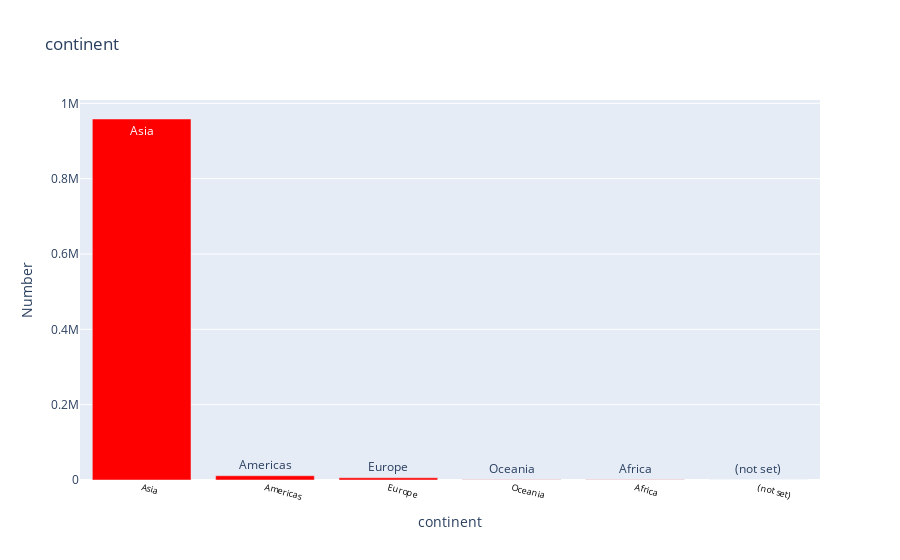
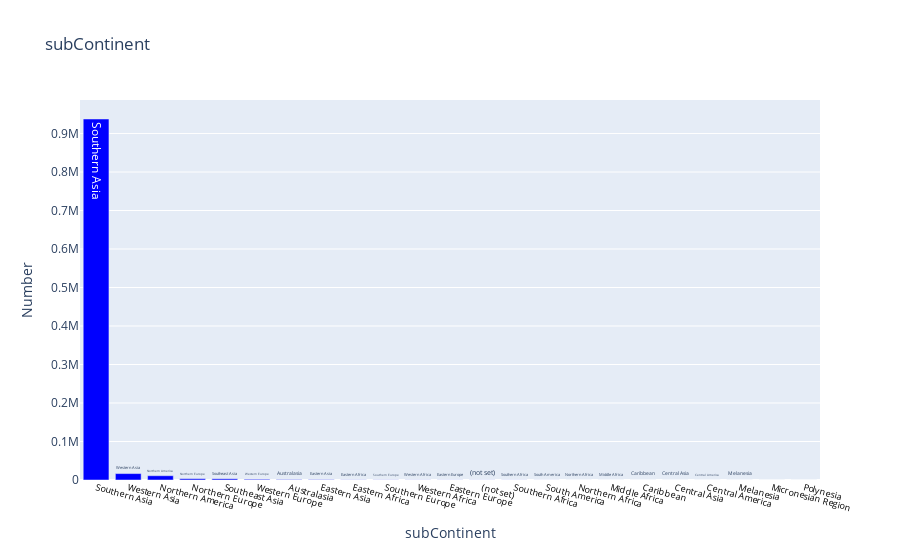
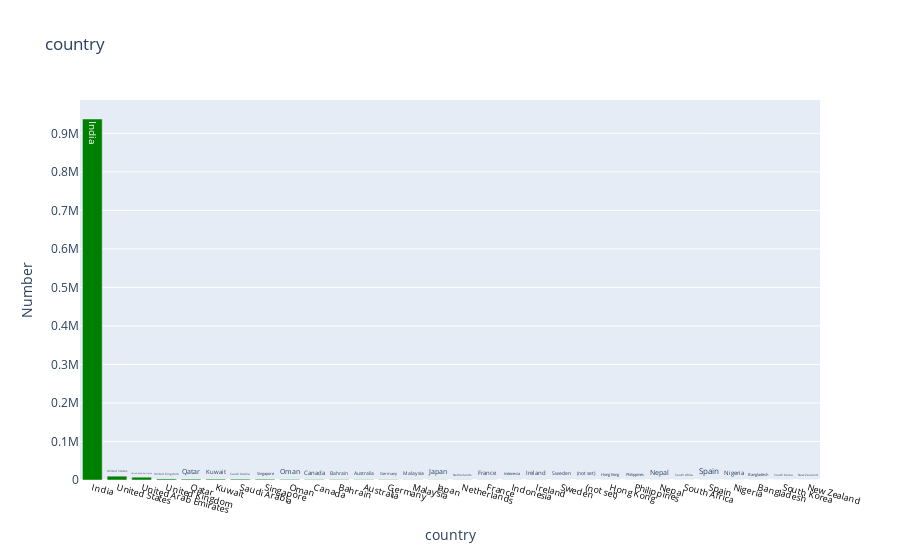

The cell these charts' notebook holds for them, in order:
### Markdown cell above
These columns are candidates to be dropped from the model. For the rest of the columns, we show the number of the visits per each attribute. Note: We limit the number of shown values/categories to 50, showing the most numerous first.

### Code cell
var_cols = [item for item in geo_cols if item not in const_geo_cols]
show_features(df,var_cols)

### Figure 1 — Plotly figure (JSON) as saved in the notebook; plotly's stock layout.template omitted (floating-point values rounded to 4 significant figures)
{"data": [{"marker": {"color": "red"}, "text": ["Asia", "Americas", "Europe", "Oceania", "Africa", "(not set)"], "type": "bar", "x": ["Asia", "Americas", "Europe", "Oceania", "Africa", "(not set)"], "y": [958422, 11286, 5776, 981, 962, 213]}], "layout": {"hovermode": "closest", "title": {"text": "continent"}, "xaxis": {"showticklabels": true, "tickangle": 15, "tickfont": {"color": "black", "size": 9}, "title": {"text": "continent"}}, "yaxis": {"title": {"text": "Number"}}}}

### Figure 2 — Plotly figure (JSON) as saved in the notebook; plotly's stock layout.template omitted (floating-point values rounded to 4 significant figures)
{"data": [{"marker": {"color": "blue"}, "text": ["Southern Asia", "Western Asia", "Northern America", "Northern Europe", "Southeast Asia", "Western Europe", "Australasia", "Eastern Asia", "Eastern Africa", "Southern Europe", "Western Africa", "Eastern Europe", "(not set)", "Southern Africa", "South America", "Northern Africa", "Middle Africa", "Caribbean", "Central Asia", "Central America", "Melanesia", "Micronesian Region", "Polynesia"], "type": "bar", "x": ["Southern Asia", "Western Asia", "Northern America", "Northern Europe", "Southeast Asia", "Western Europe", "Australasia", "Eastern Asia", "Eastern Africa", "Southern Europe", "Western Africa", "Eastern Europe", "(not set)", "Southern Africa", "South America", "Northern Africa", "Middle Africa", "Caribbean", "Central Asia", "Central America", "Melanesia", "Micronesian Region", "Polynesia"], "y": [937712, 16683, 11106, 3391, 3144, 1807, 964, 839, 366, 350, 256, 228, 213, 211, 91, 77, 52, 51, 44, 38, 13, 2, 2]}], "layout": {"hovermode": "closest", "title": {"text": "subContinent"}, "xaxis": {"showticklabels": true, "tickangle": 15, "tickfont": {"color": "black", "size": 9}, "title": {"text": "subContinent"}}, "yaxis": {"title": {"text": "Number"}}}}

### Figure 3 — Plotly figure (JSON) as saved in the notebook; plotly's stock layout.template omitted (floating-point values rounded to 4 significant figures)
{"data": [{"marker": {"color": "green"}, "text": ["India", "United States", "United Arab Emirates", "United Kingdom", "Qatar", "Kuwait", "Saudi Arabia", "Singapore", "Oman", "Canada", "Bahrain", "Australia", "Germany", "Malaysia", "Japan", "Netherlands", "France", "Indonesia", "Ireland", "Sweden", "(not set)", "Hong Kong", "Philippines", "Nepal", "South Africa", "Spain", "Nigeria", "Bangladesh", "South Korea", "New Zealand"], "type": "bar", "x": ["India", "United States", "United Arab Emirates", "United Kingdom", "Qatar", "Kuwait", "Saudi Arabia", "Singapore", "Oman", "Canada", "Bahrain", "Australia", "Germany", "Malaysia", "Japan", "Netherlands", "France", "Indonesia", "Ireland", "Sweden", "(not set)", "Hong Kong", "Philippines", "Nepal", "South Africa", "Spain", "Nigeria", "Bangladesh", "South Korea", "New Zealand"], "y": [937149, 9967, 7280, 2723, 2251, 2181, 2175, 2006, 1508, 1137, 1066, 851, 801, 438, 414, 409, 349, 290, 273, 227, 213, 209, 204, 196, 194, 189, 169, 156, 119, 113]}], "layout": {"hovermode": "closest", "title": {"text": "country"}, "xaxis": {"showticklabels": true, "tickangle": 15, "tickfont": {"color": "black", "size": 9}, "title": {"text": "country"}}, "yaxis": {"title": {"text": "Number"}}}}
